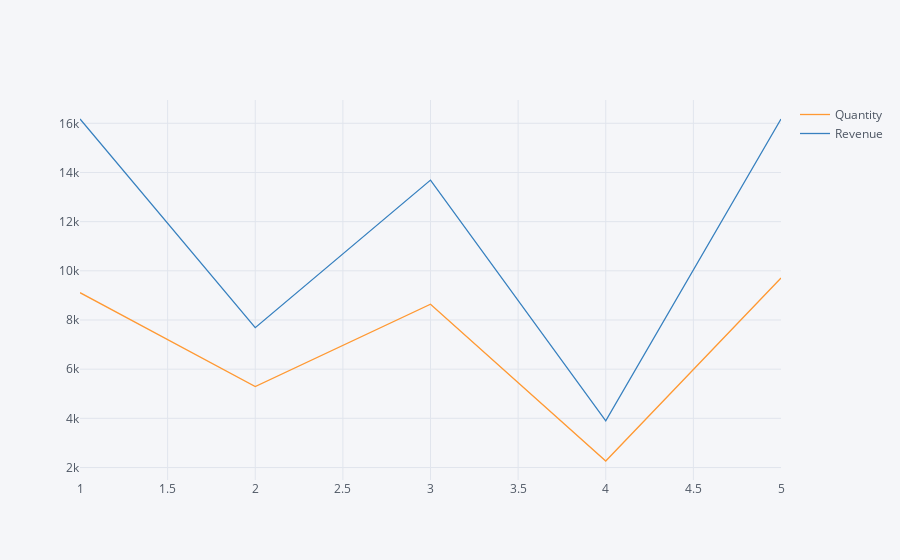

The code cell stored with this chart in its notebook:
### Markdown cell above
## 2. Create an interactive line chart showing quantity and revenue sold to France between January 1st and May 31st 2011.

### Code cell
df = data.groupby(by=['Country', 'Year', 'Month'])[['Quantity', 'Revenue']].sum().reset_index()

# Exclude United Kingdom from dataframe and get April 2011
mask1 = df['Country'] == 'France'
mask2 = df['Year'] == '2011'
mask3 = df['Month'] <= '05'
mask4 = df['Month'] >= '01'
df = df.loc[mask1 & mask2 & mask3 & mask4, :]
df = df[['Month', 'Quantity', 'Revenue']]
df.iplot(kind='line', x='Month')

### Figure 1 — Plotly figure (JSON) as saved in the notebook; plotly's stock layout.template omitted (floating-point values rounded to 4 significant figures)
{"data": [{"line": {"color": "rgba(255, 153, 51, 1.0)", "dash": "solid", "shape": "linear", "width": 1.3}, "mode": "lines", "name": "Quantity", "text": "", "type": "scatter", "uid": "9a66c983-48d4-4d6b-8f7b-1f3480c57b28", "x": ["01", "02", "03", "04", "05"], "y": [9112, 5294, 8640, 2265, 9706]}, {"line": {"color": "rgba(55, 128, 191, 1.0)", "dash": "solid", "shape": "linear", "width": 1.3}, "mode": "lines", "name": "Revenue", "text": "", "type": "scatter", "uid": "3cb20a9e-9c00-4772-aecb-9c1ba8f2557d", "x": ["01", "02", "03", "04", "05"], "y": [16170.0, 7688.0, 13690.0, 3899.0, 16170.0]}], "layout": {"legend": {"bgcolor": "#F5F6F9", "font": {"color": "#4D5663"}}, "paper_bgcolor": "#F5F6F9", "plot_bgcolor": "#F5F6F9", "title": {"font": {"color": "#4D5663"}}, "xaxis": {"gridcolor": "#E1E5ED", "showgrid": true, "tickfont": {"color": "#4D5663"}, "title": {"font": {"color": "#4D5663"}, "text": ""}, "zerolinecolor": "#E1E5ED"}, "yaxis": {"gridcolor": "#E1E5ED", "showgrid": true, "tickfont": {"color": "#4D5663"}, "title": {"font": {"color": "#4D5663"}, "text": ""}, "zerolinecolor": "#E1E5ED"}}}
